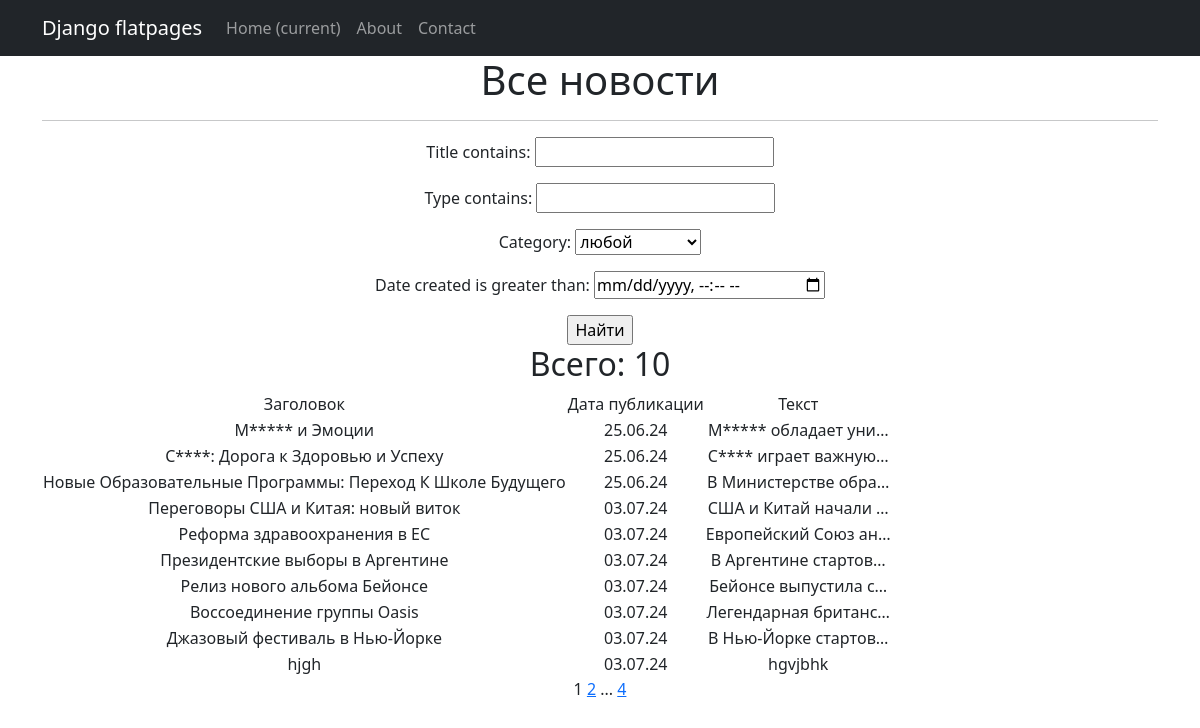
The app's page /news/search/ with its own data.
### news/models.py (models this page shows, shortened)
class Post(models.Model):
    article = 'AR'
    news = 'NE'
    TYPES = [(article, 'статья'), (news, 'новость')]
    author_post = models.ForeignKey(to='Author', on_delete=models.CASCADE, related_name='posts')
    type = models.CharField(max_length=2, choices=TYPES, default=article)
    date_created = models.DateTimeField(auto_now_add=True)
    category = models.ManyToManyField(to='Category', through='PostCategory' )
    title = models.CharField(max_length=100)
    text = models.TextField()
    rating = models.IntegerField(default=0)

### news/views.py (the view)
# urls.py: path('search/', PostListSearch.as_view(), name='post_search'),
class PostListSearch(ListView):
    model = Post
    ordering = 'date_created'
    template_name = 'news_search.html'
    context_object_name = 'posts'
    paginate_by = 10  # количество записей на странице
    def get_queryset(self):
        queryset = super().get_queryset()
        self.filterset = PostFilter(self.request.GET, queryset)
        return self.filterset.qs
    def get_context_data(self, **kwargs):
        context = super().get_context_data(**kwargs)
        context['filterset'] = self.filterset
        return context

### news/models.py (called while the page is built)
    def __str__(self):
        return self.name_category

### news/templatetags/custom_filters.py (called while the page is built)
@register.filter()
def censor(value):
    for c in CENSOR:
        value = value.replace(c[1:], '*' * len(c[1:]))
    return f'{value}'

### templates/news_search.html (shortened to what this page needs)
{% extends 'flatpages/default.html' %}
{% load custom_filters %}
{% block content %}
<h1>Все новости</h1>
<hr>
<form action="" method="get">
    {{ filterset.form.as_p }}
    <input type="submit" value="Найти"/>
</form>
<h2>Всего: {{ posts|length }}</h2>
{% if posts %}
<table>
    <tr>
        <td>Заголовок</td>
        <td>Дата публикации</td>
        <td>Текст</td>
    </tr>
    {% for post in posts %}
    <tr>
        <td>{{ post.title|censor }}</td>
        <td> {{ post.date_created|date:'d.m.y' }}</td>
        <td>{{ post.text|truncatechars:20|censor }}</td>
    </tr>
    {% endfor %}
</table>
{% else %}
<h2> Статей нет! </h2>
{% endif %}
{{ page_obj.number }}
{% if page_obj.has_next %}
<a href="?page={{ page_obj.next_page_number }}">{{ page_obj.next_page_number }}</a>
{% if paginator.num_pages != page_obj.next_page_number %}
...
<a href="?page={{ page_obj.paginator.num_pages }}">{{ page_obj.paginator.num_pages }}</a>
{% endif %}
{% endif %}
{% endblock content %}

### records on screen
Post: title|censor "М***** и Эмоции", date_created "25.06.24", text|censor "М***** обладает уни…"
Post: title|censor "С****: Дорога к Здоровью и Успеху", date_created "25.06.24", text|censor "С**** играет важную…"
Post: title|censor "Новые Образовательные Программы: Переход К Школе Будущего", date_created "25.06.24", text|censor "В Министерстве обра…"
Post: title|censor "Переговоры США и Китая: новый виток", date_created "03.07.24", text|censor "США и Китай начали …"
Post: title|censor "Реформа здравоохранения в ЕС", date_created "03.07.24", text|censor "Европейский Союз ан…"
Post: title|censor "Президентские выборы в Аргентине", date_created "03.07.24", text|censor "В Аргентине стартов…"
Post: title|censor "Релиз нового альбома Бейонсе", date_created "03.07.24", text|censor "Бейонсе выпустила с…"
Post: title|censor "Воссоединение группы Oasis", date_created "03.07.24", text|censor "Легендарная британс…"
Post: title|censor "Джазовый фестиваль в Нью-Йорке", date_created "03.07.24", text|censor "В Нью-Йорке стартов…"
Post: title|censor "hjgh", date_created "03.07.24", text|censor "hgvjbhk"

### other values on screen
{{ posts|length }} "10"
{{ page_obj.number }} "1"
{{ page_obj.next_page_number }} "2"
{{ page_obj.paginator.num_pages }} "4"
